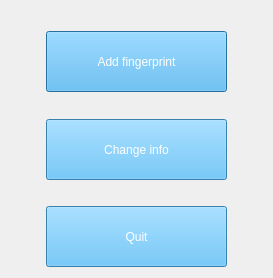
<?xml version="1.0" encoding="UTF-8"?>
<ui version="4.0">
 <class>Dialog</class>
 <widget class="QDialog" name="Dialog">
  <property name="geometry">
   <rect>
    <x>0</x>
    <y>0</y>
    <width>273</width>
    <height>278</height>
   </rect>
  </property>
  <property name="windowTitle">
   <string>Simple User</string>
  </property>
  <property name="modal">
   <bool>true</bool>
  </property>
  <layout class="QVBoxLayout" name="verticalLayout">
   <item>
    <spacer name="verticalSpacer">
     <property name="orientation">
      <enum>Qt::Vertical</enum>
     </property>
     <property name="sizeHint" stdset="0">
      <size>
       <width>20</width>
       <height>20</height>
      </size>
     </property>
    </spacer>
   </item>
   <item>
    <layout class="QHBoxLayout" name="horizontalLayout">
     <item>
      <spacer name="horizontalSpacer_4">
       <property name="orientation">
        <enum>Qt::Horizontal</enum>
       </property>
       <property name="sizeHint" stdset="0">
        <size>
         <width>28</width>
         <height>20</height>
        </size>
       </property>
      </spacer>
     </item>
     <item>
      <widget class="QPushButton" name="addFinger">
       <property name="minimumSize">
        <size>
         <width>181</width>
         <height>61</height>
        </size>
       </property>
       <property name="styleSheet">
        <string notr="true">padding:0.3em 1.2em;
margin:0 0.3em 0.3em 0;
border-radius:2em;
text-decoration:none;
font-family:'Roboto',sans-serif;
font-weight:300;
color:#FFFFFF;
background-color:#4eb5f1;
text-align:center;</string>
       </property>
       <property name="text">
        <string>Add fingerprint</string>
       </property>
      </widget>
     </item>
     <item>
      <spacer name="horizontalSpacer_3">
       <property name="orientation">
        <enum>Qt::Horizontal</enum>
       </property>
       <property name="sizeHint" stdset="0">
        <size>
         <width>28</width>
         <height>20</height>
        </size>
       </property>
      </spacer>
     </item>
    </layout>
   </item>
   <item>
    <spacer name="verticalSpacer_3">
     <property name="orientation">
      <enum>Qt::Vertical</enum>
     </property>
     <property name="sizeHint" stdset="0">
      <size>
       <width>20</width>
       <height>1</height>
      </size>
     </property>
    </spacer>
   </item>
   <item>
    <layout class="QHBoxLayout" name="horizontalLayout_2">
     <item>
      <spacer name="horizontalSpacer">
       <property name="orientation">
        <enum>Qt::Horizontal</enum>
       </property>
       <property name="sizeHint" stdset="0">
        <size>
         <width>28</width>
         <height>20</height>
        </size>
       </property>
      </spacer>
     </item>
     <item>
      <widget class="QPushButton" name="infoChange">
       <property name="minimumSize">
        <size>
         <width>181</width>
         <height>61</height>
        </size>
       </property>
       <property name="styleSheet">
        <string notr="true">padding:0.3em 1.2em;
margin:0 0.3em 0.3em 0;
border-radius:2em;
text-decoration:none;
font-family:'Roboto',sans-serif;
font-weight:300;
color:#FFFFFF;
background-color:#4eb5f1;
text-align:center;</string>
       </property>
       <property name="text">
        <string>Change info</string>
       </property>
      </widget>
     </item>
     <item>
      <spacer name="horizontalSpacer_2">
       <property name="orientation">
        <enum>Qt::Horizontal</enum>
       </property>
       <property name="sizeHint" stdset="0">
        <size>
         <width>28</width>
         <height>20</height>
        </size>
       </property>
      </spacer>
     </item>
    </layout>
   </item>
   <item>
    <spacer name="verticalSpacer_2">
     <property name="orientation">
      <enum>Qt::Vertical</enum>
     </property>
     <property name="sizeHint" stdset="0">
      <size>
       <width>20</width>
       <height>2</height>
      </size>
     </property>
    </spacer>
   </item>
   <item>
    <layout class="QHBoxLayout" name="horizontalLayout_3">
     <item>
      <spacer name="horizontalSpacer_5">
       <property name="orientation">
        <enum>Qt::Horizontal</enum>
       </property>
       <property name="sizeHint" stdset="0">
        <size>
         <width>28</width>
         <height>20</height>
        </size>
       </property>
      </spacer>
     </item>
     <item>
      <widget class="QPushButton" name="Quit">
       <property name="minimumSize">
        <size>
         <width>181</width>
         <height>61</height>
        </size>
       </property>
       <property name="styleSheet">
        <string notr="true">padding:0.3em 1.2em;
margin:0 0.3em 0.3em 0;
border-radius:2em;
text-decoration:none;
font-family:'Roboto',sans-serif;
font-weight:300;
color:#FFFFFF;
background-color:#4eb5f1;
text-align:center;</string>
       </property>
       <property name="text">
        <string>Quit</string>
       </property>
      </widget>
     </item>
     <item>
      <spacer name="horizontalSpacer_6">
       <property name="orientation">
        <enum>Qt::Horizontal</enum>
       </property>
       <property name="sizeHint" stdset="0">
        <size>
         <width>28</width>
         <height>20</height>
        </size>
       </property>
      </spacer>
     </item>
    </layout>
   </item>
  </layout>
 </widget>
 <resources/>
 <connections/>
</ui>
